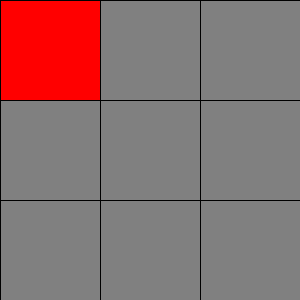
Frame 1 (no input)
Frame 60 (the mouse pressed at the canvas centre just before this capture): identical to frame 1, image omitted
Frame 120 (the mouse held since frame 60 and released just before this capture): identical to frame 1, image omitted

The Processing sketch that drew this single still picture (run headless with seeded random() and noise(); from frame 60 on, the mouse is pressed at the canvas centre):

// Processing sketch: week07_5
// ── week07_5.pde
int [][]c=
{
  {1,0,0},
  {0,0,0},
  {0,0,0}
};
void setup()
{
  size(300,300);  
}
void draw()
{
  for(int i=0;i<3;i++)
  {
    for(int j=0;j<3;j++)
    {
      if(c[i][j]==0) fill(128);
      else fill(255,0,0);
      rect(j*100,i*100,100,100);
    }
  }
}
